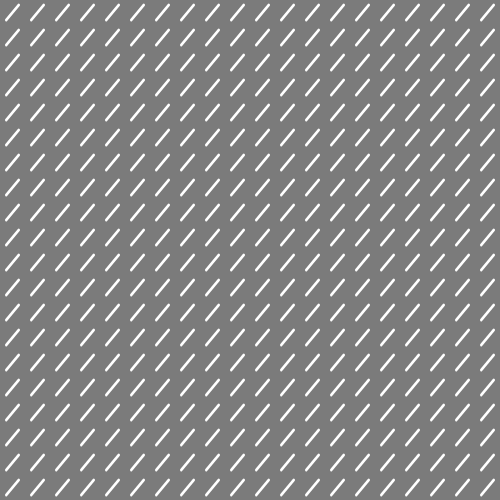
Frame 1 (no input)
Frame 60 (no input): identical to frame 1, image omitted
Frame 120 (the mouse pressed at the canvas centre since frame 60): identical to frame 1, image omitted

The p5.js sketch that drew this single still picture (run headless with seeded random() and noise() and a simulated clock; from frame 60 on, the mouse is pressed at the canvas centre):

// p5.js sketch
// ── sketch.js
'use strict';

// Declare variables for tiles
let noOfTiles = 20;
let tileWidth, tileHeight;

function setup(){
    createCanvas(500, 500);
}

function draw(){
    background(123);
    // Set the tile width and height 
	tileWidth = width / noOfTiles;
	tileHeight = height / noOfTiles;

    // Create a grid that will contain the lines
	for(let gridY = 0; gridY < noOfTiles; gridY++){
		for(let gridX = 0; gridX < noOfTiles; gridX++){
            // Set the x and y position using the grid and the tile width
			var posX = tileWidth * gridX + tileWidth / 2;
            var posY = tileHeight * gridY + tileWidth / 2;

			// Fill and give the shapes stroke and weight
			fill(0);
			stroke(255);
			strokeWeight(5);

			// We use push and pop so the indivisual shapes are drawn at the appropraiate location without overlapping
			push();
			// Translate the tiles so they sit in the grid
            translate(posX, posY);
            // Scale the shapes for better visualisation
            scale(0.5, 0.6);
			line(-tileWidth/2, tileWidth/2, tileWidth/2, -tileWidth/2);
			pop();
		}
	}
}
